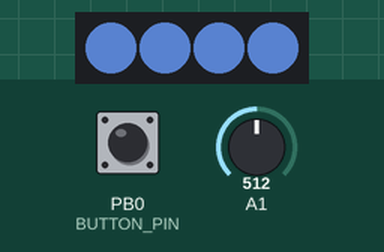
The sketch below on a simulated ATtiny85, built with avr-gcc and run on an emulated ATtiny85. Parts: 4 RGB LEDs in strip order, left to right. The inputs (shaded band) are chosen by the test bench; at power-on: PB0 (BUTTON_PIN) HIGH, A1 = 512. Dim RGB values are drawn brighter than linear.

Above: at 1.2 s.
1.3 s: PB0 (BUTTON_PIN) pulled LOW for 0.15 s
At 1.48 s:
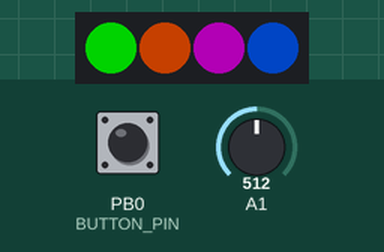
4.3 s: A1 set to 75
At 4.64 s:
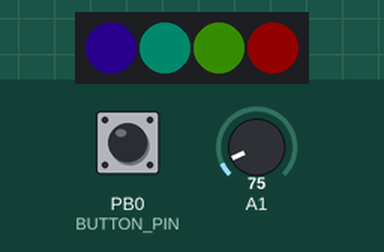
7.3 s: A1 set to 0
At 7.8 s:
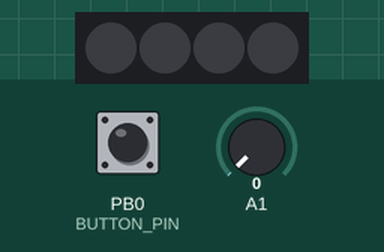
8.8 s: A1 set to 8
10.3 s: A1 set to 11
At 10.5 s:
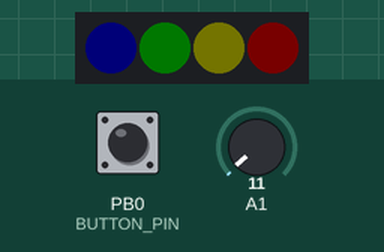
13.3 s: PB0 (BUTTON_PIN) pulled LOW for 1 s
At 13.6 s:
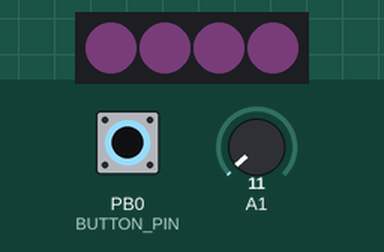
Timing chart, 0 to 16.3 s (numbered marks = the images above; inputs shaded):
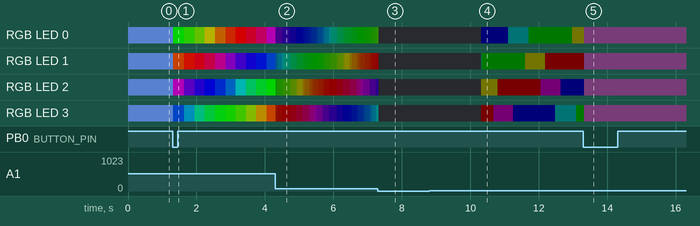

Measured:
- the behaviour switches between 9 and 10 on A1 (found by bisection; images 3 and 4)
- after the input at 8.8 s, every drawn part: stays the same
- after the input at 10.3 s, RGB LED 0: off → RGB(0, 0, 2) at once, → RGB(0, 1, 1) 0.79 s later, → RGB(0, 2, 0) 0.60 s later, → RGB(1, 1, 0) 1.3 s later; RGB LED 1: off → RGB(0, 1, 1) at once, → RGB(0, 2, 0) 0.02 s later, → RGB(1, 1, 0) 1.3 s later, → RGB(2, 0, 0) 0.58 s later

The sketch:

bobos_light.ino
```cpp
#include <Adafruit_NeoPixel.h>
#include <avr/power.h>
#include "Timer.h"

Timer t;

#define BUTTON_PIN  0    // Digital IO pin connected to the button.  This will be

#define PIN 1


int brightPin = 1;
int brightVal = 0;
int brightness = 0;

// Parameter 1 = number of pixels in strip
// Parameter 2 = Arduino pin number (most are valid)
// Parameter 3 = pixel type flags, add together as needed:
//   NEO_KHZ800  800 KHz bitstream (most NeoPixel products w/WS2812 LEDs)
//   NEO_KHZ400  400 KHz (classic 'v1' (not v2) FLORA pixels, WS2811 drivers)
//   NEO_GRB     Pixels are wired for GRB bitstream (most NeoPixel products)
//   NEO_RGB     Pixels are wired for RGB bitstream (v1 FLORA pixels, not v2)
Adafruit_NeoPixel strip = Adafruit_NeoPixel(4, PIN, NEO_GRB + NEO_KHZ800);

bool oldState = HIGH;
int oldBright = 0;
int showType = 0;

// timer
unsigned long currentMillis;
unsigned long previousMillis; // will store last time pixel was updated
unsigned long main_currentMillis; // store last main loop time
int seconds; //seconds count in the timer


int bedtime_brightness = 40; // go down to 1...<40>...........255 brightness
int gNtrigger = 0;

int neoPixelToChange = 0; //track which neoPixel to change
int neoPixel_j = 0; //stores values for program cycles


uint32_t LIME = 0x00FF00;
uint32_t CORNFLOWERBLUE = 0x6495ED;
uint32_t REBECCAPURPLE = 0x663399;
uint32_t ORCHID = 0xDA70D6;
uint32_t GOLD = 0xFFD700;
uint32_t YELLOW = 0xFFFF00;
uint32_t WHITE = 0xFFFFFF;
uint32_t DODGERBLUE = 0x1E90FF;
uint32_t AQUA = 0x00FFFF;
uint32_t LAWNGREEN = 0x7CFC00;
uint32_t CHOCOLATE = 0xD2691E;
uint32_t GREENYELLOW = 0xADFF2F;

// IMPORTANT: To reduce NeoPixel burnout risk, add 1000 uF capacitor across
// pixel power leads, add 300 - 500 Ohm resistor on first pixel's data input
// and minimize distance between Arduino and first pixel.  Avoid connecting
// on a live circuit...if you must, connect GND first.

void setup() {
  // This is for Trinket 5V 16MHz, you can remove these three lines if you are not using a Trinket
#if defined (__AVR_ATtiny85__)
  if (F_CPU == 16000000) clock_prescale_set(clock_div_1);
#endif
  // End of trinket special code


  pinMode(BUTTON_PIN, INPUT_PULLUP);
  //colorWipe(strip.Color(127,0,127), 50);

  strip.begin();
  strip.show(); // Initialize all pixels to 'off'

  t.every(3600000, goodNight);  // Triggers the goodnight function 1 hour
}

void loop() {

  // Get current button state.
  bool newState = digitalRead(BUTTON_PIN);

  // Check if state changed from high to low (button press).
  if (newState == LOW && oldState == HIGH) {
    // Short delay to debounce button.
    delay(20);
    // Check if button is still low after debounce.
    newState = digitalRead(BUTTON_PIN);
    if (newState == LOW) {
      // reset neoPixelToChange AND neoPixel_j each time button is pressed
      neoPixelToChange = 0;
      neoPixel_j = 0;
      showType++;
      if (showType > 9  )
        showType=0;
      startShow(showType);
    }
  } else {
    startShow(showType);
  }

  // Set the last button state to the old state.
  oldState = newState;

  brightVal  = analogRead(brightPin);

  // if brightVal has changed by +/- 10 then update (else stay dim)
  if (brightVal >= (oldBright+10) || brightVal <= (oldBright-10)) {
    brightness = map(brightVal, 0, 1023, 0, 255);
    strip.setBrightness(brightness);
    oldBright = brightVal;
    gNtrigger = 0;
  }

 t.update();
}

void startShow(int i) {
  switch(i){
    case 0: allColor(CORNFLOWERBLUE);
            break;
    case 1: rainbowCycle(20);
            break;
    case 2: allColor(ORCHID);
            break;
    case 3: allColor(AQUA);
            break;
    case 4: allColor(GOLD);
            break;
    case 5: allColor(LAWNGREEN);
            break;
    case 6: rainbow(20);
            break;
    case 7: allColor(REBECCAPURPLE);
            break;
    case 8: allColor(CHOCOLATE);
            break;
    case 9: allColor(GREENYELLOW);
            break;
  }
}


// Fill all the dots with one color
void allColor(uint32_t c) {
  for(uint16_t i=0; i<strip.numPixels(); i++) {
      strip.setPixelColor(i, c);
      strip.show();
  }
} // note for a random color, use:
  // allColor((unsigned long)random(0x01000000)); // random color

// Fill the dots one after the other with a color
void colorWipe(uint32_t c, uint8_t wait) {

  unsigned long currentMillis = millis();

  //only do this if some of the pixels still need to be lit
  if (neoPixelToChange <= strip.numPixels()){

    if(currentMillis - previousMillis > wait * neoPixelToChange) { //appears to be an exponential growth delay but works

      // save the last time you changed a NeoPixel
      previousMillis = currentMillis;

      //change a pixel
      strip.setPixelColor(neoPixelToChange, c);
      strip.show();
      neoPixelToChange++;
    }
  }
}

void rainbow(uint8_t wait) {

  unsigned long currentMillis = millis();

  if(currentMillis - previousMillis > wait) {

    // save the last time you changed a NeoPixel
    previousMillis = currentMillis;

    //change the colors of the pixels
    uint16_t i;

    for(i=0; i<strip.numPixels(); i++) {
      strip.setPixelColor(i, Wheel((i+neoPixel_j) & 255));
    }
    strip.show();
    neoPixel_j = (neoPixel_j + 1) % 255; //increment j until all colors are used, then start over
  }
}

// Slightly different, this makes the rainbow equally distributed throughout
void rainbowCycle(uint8_t wait) {

  unsigned long currentMillis = millis();

  if(currentMillis - previousMillis > wait) {

    // save the last time you changed a NeoPixel
    previousMillis = currentMillis;

    //change the colors of the pixels
    uint16_t i;

    for(i=0; i<strip.numPixels(); i++) {
      strip.setPixelColor(i, Wheel(((i * 256 / strip.numPixels()) + neoPixel_j) & 255));
    }
    strip.show();
    neoPixel_j = (neoPixel_j + 1) % 1279; // 5 cycles of all colors on wheel, then start over
  }
}

// Input a value 0 to 255 to get a color value.
// The colours are a transition r - g - b - back to r.
uint32_t Wheel(byte WheelPos) {
  if(WheelPos < 85) {
   return strip.Color(WheelPos * 3, 255 - WheelPos * 3, 0);
  } else if(WheelPos < 170) {
   WheelPos -= 85;
   return strip.Color(255 - WheelPos * 3, 0, WheelPos * 3);
  } else {
   WheelPos -= 170;
   return strip.Color(0, WheelPos * 3, 255 - WheelPos * 3);
  }
}

void goodNight(){
 strip.setBrightness(bedtime_brightness); // an hour has passed...dim down.
}
```
